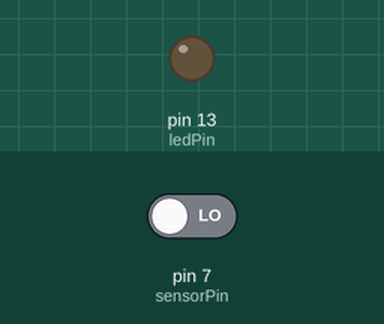
Recording of a sketch running on a simulated Arduino Uno, built with avr-gcc and run on an emulated ATmega328P. Shown: output pins drawn as LEDs (lit = HIGH). Inputs (shaded band) come from the test bench; at power-on: pin 7 (sensorPin) LOW. The ROS host is connected and sends only what is stated.

Above: at 1.8 s.
1.9 s: pin 7 (sensorPin) driven HIGH
At 2.9 s:
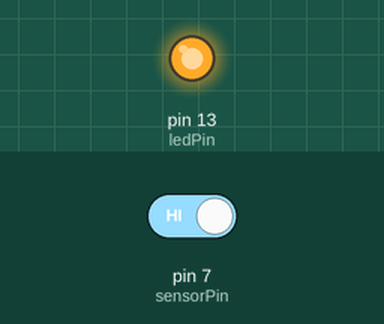
3.5 s: pin 7 (sensorPin) driven LOW
At 4.1 s:
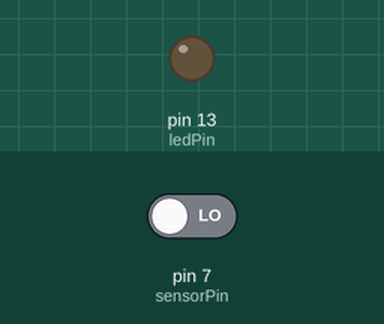
Timing chart, 0 to 6.5 s (numbered marks = the images above; inputs shaded):
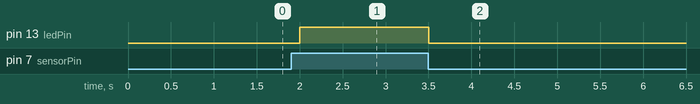

The sketch:

arduino_ros_comms.ino
```cpp
/*
 * rosserial Publisher
 * This is an arduino sketch
 * to use it, flash it to arduino through IDE
 */

#include <ros.h>
#include <std_msgs/Bool.h>

ros::NodeHandle  nh;

std_msgs::Bool engage_bool; //boolean for engage/disengage
ros::Publisher status_("mission_status", &engage_bool); //publisher for the boolean

//set up arduino:
//int sensorPin = A0;
int sensorPin = 7;

int ledPin = 13;
int sensorValue = 0;


void setup()
{
  //initialize the ros node:
  nh.initNode();
  nh.advertise(status_);

  //serial comms for debugging
  //Serial.begin(9600);

  //declare sensorpin as input:
  pinMode(sensorPin, INPUT);
  //declare ledpin as output:
  pinMode(ledPin, OUTPUT);
}

void loop()
{
  //if an analog pin:
   // sensorValue = analogRead(sensorPin);
  sensorValue = digitalRead(sensorPin);

  //serial print for debugging:
  //Serial.print(sensorValue, DEC);
  //Serial.print("\n");
  if (sensorValue == 1)
  {
    engage_bool.data = true;
    digitalWrite(ledPin, HIGH);
  }
  else if (sensorValue == 0)
  {
    engage_bool.data = false;
    digitalWrite(ledPin, LOW);
  }
  status_.publish( &engage_bool );
  nh.spinOnce();
  delay(500);
}
```

Measured:
- after the input at 1.9 s, pin 13 (ledPin): LOW → HIGH after 0.10 s
- after the input at 3.5 s, pin 13 (ledPin): HIGH → LOW at once
